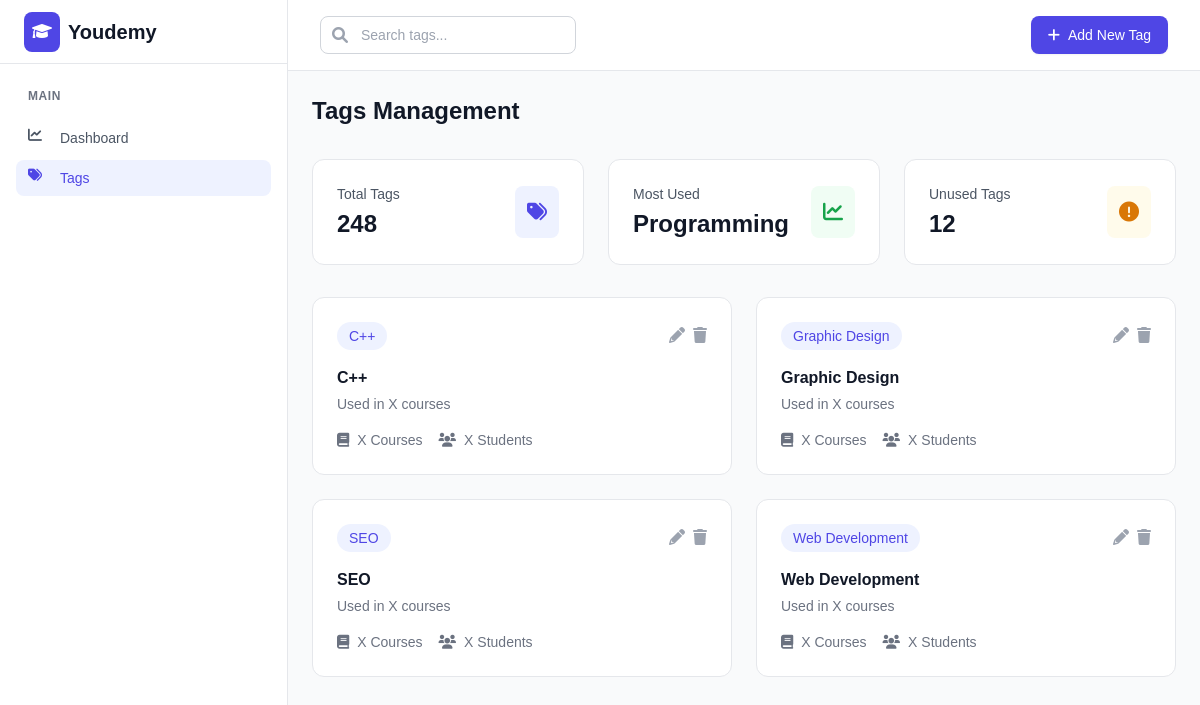
Screenshot of /views/admin/gestionTag.php with the database file from the repository.
### tables this page shows
CREATE TABLE tags (
    id_tag INT PRIMARY KEY AUTO_INCREMENT,
    nom VARCHAR(50) NOT NULL UNIQUE
);

### models/Tag.php (called while the page is built, shortened)
<?php
class Tag
{
    public function getAllTags()
    {
        $db = Database::getInstance();
        $conn = $db->getConnection();
        $stmt = $conn->prepare("SELECT id_tag, nom FROM tags");
        $stmt->execute();
        return $stmt->fetchAll(PDO::FETCH_ASSOC);
    }
}

### views/admin/gestionTag.php (the view, shortened to what this page needs)
<!DOCTYPE html>
<html lang="en" class="h-full bg-gray-50">
<head>
    <script src="https://cdn.tailwindcss.com"></script>
    <link rel="stylesheet" href="https://cdnjs.cloudflare.com/ajax/libs/font-awesome/6.0.0/css/all.min.css">
</head>
<body class="h-full">
    <div class="min-h-screen bg-gray-50 flex">
        <aside class="hidden lg:flex lg:flex-col lg:w-72 lg:fixed lg:inset-y-0 bg-white border-r border-gray-200">
            <div class="flex items-center h-16 px-6 border-b border-gray-200 bg-white">
                <div class="flex items-center gap-2">
                    <div class="bg-indigo-600 p-2 rounded-lg">
                        <i class="fas fa-graduation-cap text-white"></i>
                    </div>
                    <span class="text-xl font-bold text-gray-900">Youdemy</span>
                </div>
            </div>
            <nav class="flex-1 px-4 py-6 space-y-8 overflow-y-auto">
                <div>
                    <h3 class="px-3 text-xs font-semibold text-gray-500 uppercase tracking-wider">Main</h3>
                    <div class="mt-4 space-y-1">
                        <a href="dashboard.php" class="flex items-center px-3 py-2 text-sm font-medium rounded-lg text-gray-600 hover:bg-gray-50">
                            <i class="fas fa-chart-line w-5 h-5"></i>
                            <span class="ml-3">Dashboard</span>
                        </a>
                        <a href="#" class="flex items-center px-3 py-2 text-sm font-medium rounded-lg bg-indigo-50 text-indigo-600">
                            <i class="fas fa-tags w-5 h-5"></i>
                            <span class="ml-3">Tags</span>
                        </a>
                    </div>
                </div>
            </nav>
        </aside>
        <div class="lg:pl-72 flex flex-col flex-1">
            <header class="sticky top-0 z-10 bg-white border-b border-gray-200">
                <div class="px-4 sm:px-6 lg:px-8 py-4">
                    <div class="flex items-center justify-between">
                        <div class="flex items-center gap-4">
                            <div class="relative">
                                <input type="text"
                                       placeholder="Search tags..."
                                       class="w-64 pl-10 pr-4 py-2 border border-gray-300 rounded-lg text-sm focus:outline-none focus:ring-2 focus:ring-indigo-500">
                                <div class="absolute inset-y-0 left-0 pl-3 flex items-center pointer-events-none">
                                </div>
                            </div>
                        </div>
                        <button onclick="openModal()" class="inline-flex items-center px-4 py-2 border border-transparent rounded-lg shadow-sm text-sm font-medium text-white bg-indigo-600 hover:bg-indigo-700 focus:outline-none focus:ring-2 focus:ring-offset-2 focus:ring-indigo-500">
                            <i class="fas fa-plus mr-2"></i>
                            Add New Tag
                        </button>
                    </div>
                </div>
            </header>
            <main class="flex-1 p-6">
                <div class="mb-8">
                    <h1 class="text-2xl font-bold text-gray-900">Tags Management</h1>
                </div>
                <div class="grid grid-cols-1 md:grid-cols-3 gap-6 mb-8">
                    <div class="bg-white p-6 rounded-xl border border-gray-200">
                        <div class="flex items-center justify-between">
                            <div>
                                <p class="text-sm font-medium text-gray-600">Total Tags</p>
                                <p class="text-2xl font-bold text-gray-900 mt-1">248</p>
                            </div>
                            <div class="p-3 bg-indigo-50 rounded-lg">
                                <i class="fas fa-tags text-indigo-600 text-xl"></i>
                            </div>
                        </div>
                    </div>
                    <div class="bg-white p-6 rounded-xl border border-gray-200">
                        <div class="flex items-center justify-between">
                            <div>
                                <p class="text-sm font-medium text-gray-600">Most Used</p>
                                <p class="text-2xl font-bold text-gray-900 mt-1">Programming</p>
                            </div>
                            <div class="p-3 bg-green-50 rounded-lg">
                                <i class="fas fa-chart-line text-green-600 text-xl"></i>
                            </div>
                        </div>
                    </div>
                    <div class="bg-white p-6 rounded-xl border border-gray-200">
                        <div class="flex items-center justify-between">
                            <div>
                                <p class="text-sm font-medium text-gray-600">Unused Tags</p>
                                <p class="text-2xl font-bold text-gray-900 mt-1">12</p>
                            </div>
                            <div class="p-3 bg-amber-50 rounded-lg">
                                <i class="fas fa-exclamation-circle text-amber-600 text-xl"></i>
                            </div>
                        </div>
                    </div>
                </div>
                <div class="tag-grid">
                    <?php
                    require_once __DIR__ . '/../../models/Tag.php';
                    $tag = new Tag();
                    $tags = $tag->getAllTags();
                    foreach ($tags as $tagData) {
                        echo '<div class="bg-white rounded-xl border border-gray-200 p-6 hover:shadow-lg transition-all">
                                <div class="flex items-center justify-between mb-4">
                                    <span class="px-3 py-1 rounded-full bg-indigo-50 text-indigo-600 text-sm font-medium">
                                        ' . htmlspecialchars($tagData['nom']) . '
                                    </span>
                                    <div class="flex items-center gap-2">
                                        <button class="text-gray-400 hover:text-gray-500" onclick="openEditModal(' . $tagData['id_tag'] . ', \'' . htmlspecialchars($tagData['nom']) . '\')">
                                            <i class="fas fa-pencil"></i>
                                        </button>
                                        <button class="text-gray-400 hover:text-red-500" onclick="deleteTag(' . $tagData['id_tag'] . ')">
                                            <i class="fas fa-trash"></i>
                                        </button>
                                    </div>
                                </div>
                                <h3 class="font-semibold text-gray-900">' . htmlspecialchars($tagData['nom']) . '</h3>
                                <p class="text-sm text-gray-500 mt-1">Used in X courses</p>
                                <div class="mt-4">
                                    <div class="flex items-center gap-4 text-sm text-gray-500">
                                        <span class="flex items-center">
                                            <i class="fas fa-book mr-2"></i>
                                            X Courses
                                        </span>
                                        <span class="flex items-center">
                                            <i class="fas fa-users mr-2"></i>
                                            X Students
                                        </span>
                                    </div>
                                </div>
                            </div>';
                    }
                    ?>
                </div>
            </main>
        </div>
    </div>
</body>
</html>

### views/admin/gestionTag.php (style rules this page uses)
body { font-family: 'Arial', sans-serif; }
.tag-grid { display: grid; grid-template-columns: repeat(auto-fill, minmax(300px, 1fr)); gap: 1.5rem; }

### rows the page displays
tags: nom "C++"
tags: nom "Graphic Design"
tags: nom "SEO"
tags: nom "Web Development"
